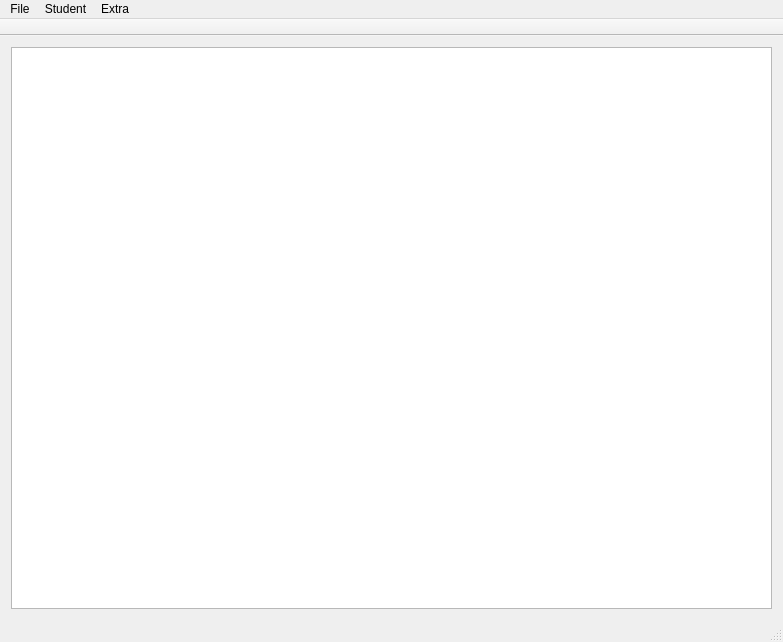
<?xml version="1.0" encoding="UTF-8"?>
<ui version="4.0">
 <class>mainWindow</class>
 <widget class="QMainWindow" name="mainWindow">
  <property name="geometry">
   <rect>
    <x>0</x>
    <y>0</y>
    <width>783</width>
    <height>642</height>
   </rect>
  </property>
  <property name="windowTitle">
   <string>mainWindow</string>
  </property>
  <widget class="QWidget" name="centralWidget">
   <layout class="QGridLayout" name="gridLayout">
    <item row="0" column="0">
     <widget class="QTableWidget" name="tableWidget">
      <property name="dragDropOverwriteMode">
       <bool>true</bool>
      </property>
      <property name="cornerButtonEnabled">
       <bool>true</bool>
      </property>
      <attribute name="horizontalHeaderCascadingSectionResizes">
       <bool>true</bool>
      </attribute>
      <attribute name="horizontalHeaderDefaultSectionSize">
       <number>120</number>
      </attribute>
      <attribute name="horizontalHeaderStretchLastSection">
       <bool>true</bool>
      </attribute>
     </widget>
    </item>
   </layout>
  </widget>
  <widget class="QMenuBar" name="menuBar">
   <property name="geometry">
    <rect>
     <x>0</x>
     <y>0</y>
     <width>783</width>
     <height>21</height>
    </rect>
   </property>
   <widget class="QMenu" name="menuFile">
    <property name="title">
     <string>File</string>
    </property>
    <addaction name="actionSave_Ctrl_S"/>
    <addaction name="separator"/>
    <addaction name="actionExport_as_CSV"/>
   </widget>
   <widget class="QMenu" name="menuStudent">
    <property name="title">
     <string>Student</string>
    </property>
    <addaction name="actionAdd_student_Ctrl_A"/>
   </widget>
   <widget class="QMenu" name="menuExtra">
    <property name="title">
     <string>Extra</string>
    </property>
   </widget>
   <addaction name="menuFile"/>
   <addaction name="menuStudent"/>
   <addaction name="menuExtra"/>
  </widget>
  <widget class="QToolBar" name="mainToolBar">
   <property name="movable">
    <bool>false</bool>
   </property>
   <property name="floatable">
    <bool>true</bool>
   </property>
   <attribute name="toolBarArea">
    <enum>TopToolBarArea</enum>
   </attribute>
   <attribute name="toolBarBreak">
    <bool>false</bool>
   </attribute>
  </widget>
  <widget class="QStatusBar" name="statusBar"/>
  <action name="actionSave_Ctrl_S">
   <property name="text">
    <string>Save   Ctrl+S</string>
   </property>
  </action>
  <action name="actionExport_as_CSV">
   <property name="text">
    <string>Export as CSV   Ctrl+E</string>
   </property>
  </action>
  <action name="actionAdd_student_Ctrl_A">
   <property name="text">
    <string>Add student   Ctrl+A</string>
   </property>
  </action>
  <action name="actionAdd_year_of_appe_colum">
   <property name="text">
    <string>Add year of appe colum</string>
   </property>
  </action>
 </widget>
 <layoutdefault spacing="6" margin="11"/>
 <resources/>
 <connections/>
</ui>
